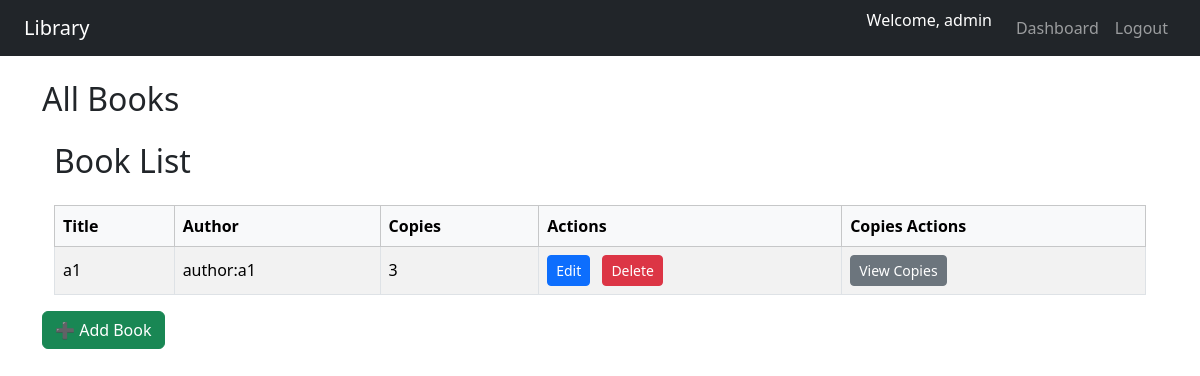
Before: /admins/books/ (signed in) with the older database file.
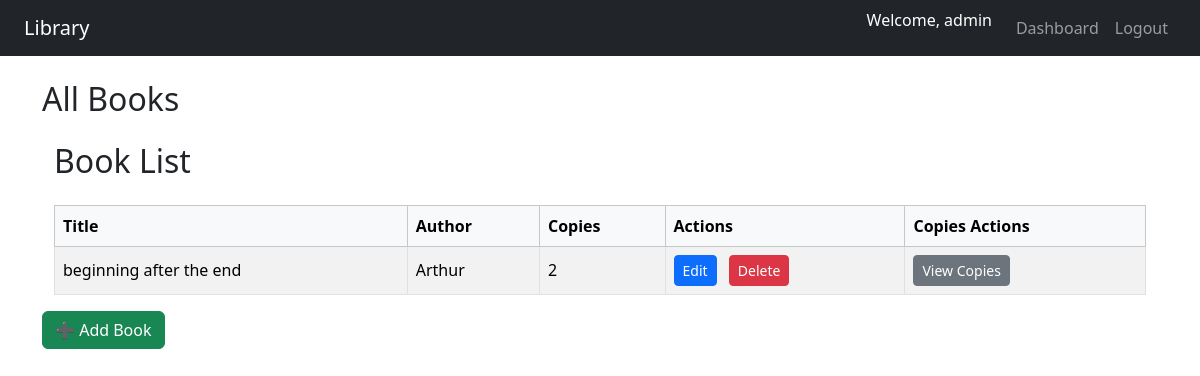
After: the same page with the newer database file.
### core/models.py (models this page shows, shortened)
class Book(models.Model):
    title = models.CharField(max_length=255)
    author = models.CharField(max_length=255)
    genre = models.CharField(max_length=100,blank = True, null=True)
    language = models.CharField(max_length=50,blank = True,null = True)
    isbn = models.CharField(max_length=13,unique=True)
    total_copies = models.PositiveIntegerField(default=0)
    available_copies = models.PositiveIntegerField(default = 0)

### core/views.py (the view)
# urls.py: path('admins/books/',views.admin_book_list, name ='admin_book_list'),
@user_passes_test(is_admin)
def admin_book_list(request):
    books = Book.objects.all().prefetch_related('copies')
    return render(request, 'core/admin/book_list.html', {'books': books})

### core/views.py (called while the page is built)
def is_admin(user):
    return user.is_authenticated and user.role == 'ADMIN'

### core/templates/core/admin/book_list.html
{% extends 'base.html' %}
{% block content %}
<h2>All Books</h2>
<div class="container mt-4">
    <h2 class="mb-4">Book List</h2>
    <table class="table table-bordered table-striped table-hover align-middle">
        <thead class="table-light">
            <tr>
                <th scope="col">Title</th>
                <th scope="col">Author</th>
                <th scope="col">Copies</th>
                <th scope="col">Actions</th>
                <th scope="col">Copies Actions</th>
            </tr>
        </thead>
        <tbody>
        {% for book in books %}
            <tr>
                <td>{{ book.title }}</td>
                <td>{{ book.author }}</td>
                <td>{{ book.copies.count }}</td>
                <td>
                    <a href="{% url 'core:edit_book' book.id %}" class="btn btn-sm btn-primary me-2">Edit</a>
                    <a href="{% url 'core:delete_book' book.id %}" class="btn btn-sm btn-danger">Delete</a>
                </td>
                <td>
                    <a href="{% url 'core:book_copies' book.id %}" class="btn btn-sm btn-secondary">View Copies</a>
                </td>
            </tr>
        {% empty %}
            <tr>
                <td colspan="5" class="text-center text-muted">No books available.</td>
            </tr>
        {% endfor %}
        </tbody>
    </table>
</div>
<a href="{% url 'core:add_book' %}" class="btn btn-success mb-3">➕ Add Book</a>
{% endblock %}

Changed rows visible on the page:
removed Book: title "a1", author "author:a1", copies.count "3"
added Book: title "beginning after the end", author "Arthur", copies.count "2"
